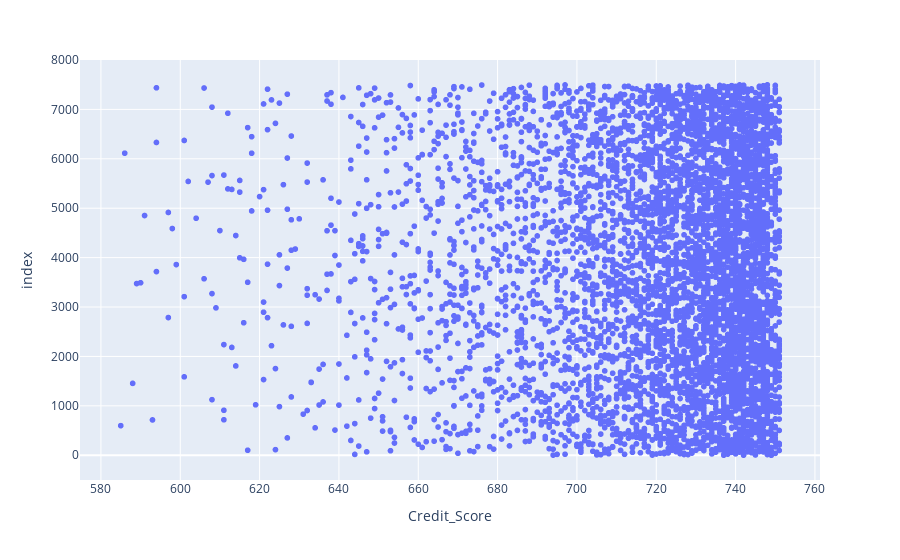

The code cell stored with this chart in its notebook:
### Markdown cell above
# Imputing Credit_Score column

### Code cell
# finding any outliers presence in Credit_Score column by plotting histogram/scatter plot
px.scatter(trainDf, x='Credit_Score')

### Figure 1 — Plotly figure (JSON) as saved in the notebook; plotly's stock layout.template omitted (floating-point values rounded to 4 significant figures; data arrays with more than 128 entries replaced by an {"elided": "..."} marker saying what was removed)
{"data": [{"hovertemplate": "Credit_Score=%{x}<br>index=%{y}<extra></extra>", "legendgroup": "", "marker": {"color": "#636efa", "symbol": "circle"}, "mode": "markers", "name": "", "showlegend": false, "type": "scattergl", "x": {"elided": "7500 int values"}, "xaxis": "x", "y": {"elided": "7500 int values"}, "yaxis": "y"}], "layout": {"autosize": true, "legend": {"tracegroupgap": 0}, "margin": {"t": 60}, "xaxis": {"anchor": "y", "autorange": true, "domain": [0, 1], "range": [574.7, 761.3], "title": {"text": "Credit_Score"}, "type": "linear"}, "yaxis": {"anchor": "x", "autorange": true, "domain": [0, 1], "range": [-531.7, 8031.0], "title": {"text": "index"}, "type": "linear"}}}
